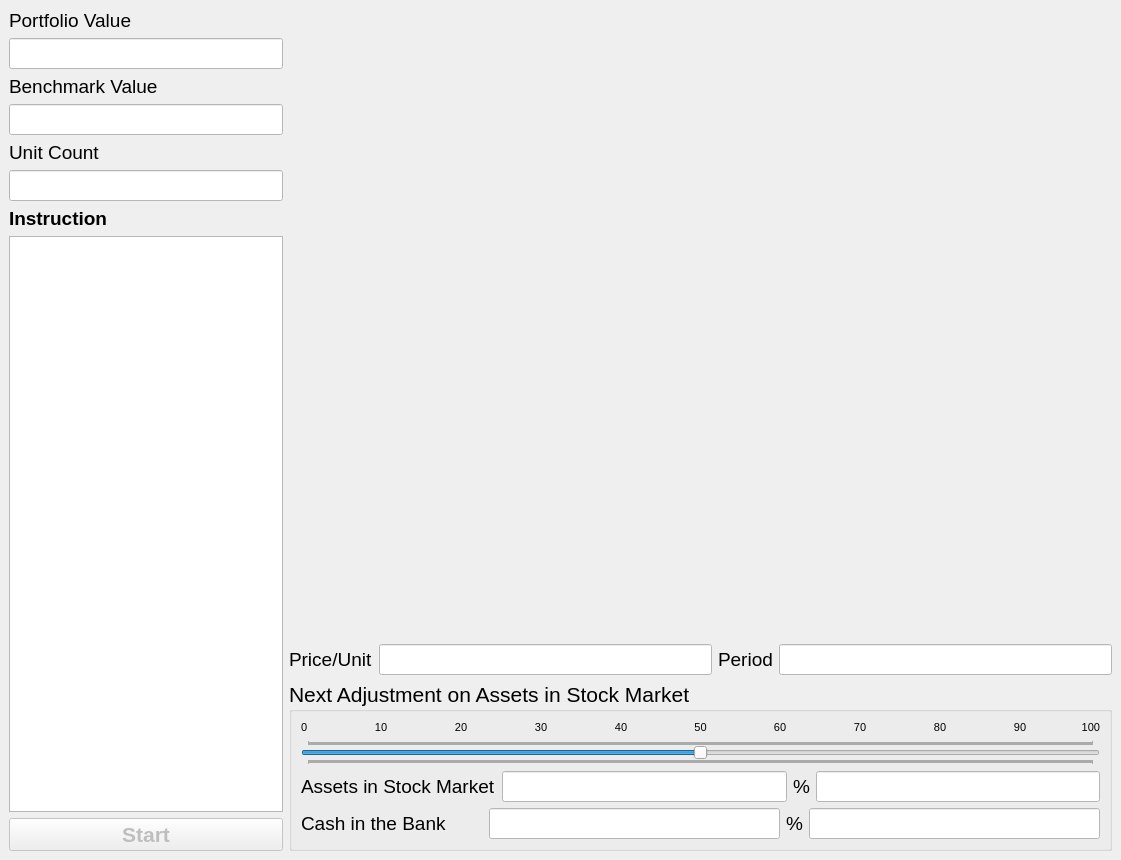
<?xml version="1.0" encoding="UTF-8"?>
<ui version="4.0">
 <class>MainWindow</class>
 <widget class="QMainWindow" name="MainWindow">
  <property name="geometry">
   <rect>
    <x>0</x>
    <y>0</y>
    <width>1121</width>
    <height>860</height>
   </rect>
  </property>
  <property name="windowTitle">
   <string>Main</string>
  </property>
  <property name="toolButtonStyle">
   <enum>Qt::ToolButtonIconOnly</enum>
  </property>
  <widget class="QWidget" name="centralwidget">
   <layout class="QHBoxLayout" name="horizontalLayout" stretch="25,75">
    <item>
     <layout class="QVBoxLayout" name="layoutLeftColumn">
      <property name="sizeConstraint">
       <enum>QLayout::SetDefaultConstraint</enum>
      </property>
      <item>
       <widget class="QLabel" name="labelPortofolioValueAmount">
        <property name="font">
         <font>
          <pointsize>14</pointsize>
         </font>
        </property>
        <property name="text">
         <string>Portfolio Value</string>
        </property>
       </widget>
      </item>
      <item>
       <widget class="QLineEdit" name="edit_portfolio_value">
        <property name="enabled">
         <bool>true</bool>
        </property>
        <property name="font">
         <font>
          <pointsize>14</pointsize>
         </font>
        </property>
        <property name="mouseTracking">
         <bool>false</bool>
        </property>
        <property name="styleSheet">
         <string notr="true">background-color: rgb(255, 255, 255);
color: rgb(0, 0, 0);</string>
        </property>
        <property name="readOnly">
         <bool>true</bool>
        </property>
       </widget>
      </item>
      <item>
       <widget class="QLabel" name="labelPortofolioValueAmount_3">
        <property name="font">
         <font>
          <pointsize>14</pointsize>
         </font>
        </property>
        <property name="text">
         <string>Benchmark Value</string>
        </property>
       </widget>
      </item>
      <item>
       <widget class="QLineEdit" name="edit_benchmark_value">
        <property name="enabled">
         <bool>true</bool>
        </property>
        <property name="font">
         <font>
          <pointsize>14</pointsize>
         </font>
        </property>
        <property name="mouseTracking">
         <bool>false</bool>
        </property>
        <property name="styleSheet">
         <string notr="true">background-color: rgb(255, 255, 255);
color: rgb(0, 0, 0);</string>
        </property>
        <property name="readOnly">
         <bool>true</bool>
        </property>
       </widget>
      </item>
      <item>
       <widget class="QLabel" name="labelPortofolioValueAmount_2">
        <property name="font">
         <font>
          <pointsize>14</pointsize>
         </font>
        </property>
        <property name="text">
         <string>Unit Count</string>
        </property>
       </widget>
      </item>
      <item>
       <widget class="QLineEdit" name="edit_unit_count">
        <property name="enabled">
         <bool>true</bool>
        </property>
        <property name="font">
         <font>
          <pointsize>14</pointsize>
         </font>
        </property>
        <property name="mouseTracking">
         <bool>false</bool>
        </property>
        <property name="styleSheet">
         <string notr="true">background-color: rgb(255, 255, 255);
color: rgb(0, 0, 0);</string>
        </property>
        <property name="readOnly">
         <bool>true</bool>
        </property>
       </widget>
      </item>
      <item>
       <widget class="QLabel" name="labelPortofolioValueAmount_4">
        <property name="font">
         <font>
          <pointsize>14</pointsize>
          <weight>75</weight>
          <bold>true</bold>
         </font>
        </property>
        <property name="text">
         <string>Instruction</string>
        </property>
       </widget>
      </item>
      <item>
       <widget class="QTextEdit" name="text_edit_instruction">
        <property name="readOnly">
         <bool>true</bool>
        </property>
       </widget>
      </item>
      <item>
       <widget class="QPushButton" name="button_start">
        <property name="enabled">
         <bool>false</bool>
        </property>
        <property name="font">
         <font>
          <pointsize>16</pointsize>
          <weight>75</weight>
          <bold>true</bold>
         </font>
        </property>
        <property name="text">
         <string>Start</string>
        </property>
       </widget>
      </item>
     </layout>
    </item>
    <item>
     <layout class="QVBoxLayout" name="layoutRightColumn" stretch="1,1,0,0">
      <property name="sizeConstraint">
       <enum>QLayout::SetDefaultConstraint</enum>
      </property>
      <item>
       <layout class="QHBoxLayout" name="layoutGraphPrice"/>
      </item>
      <item>
       <layout class="QHBoxLayout" name="layoutGraphDelta"/>
      </item>
      <item>
       <layout class="QHBoxLayout" name="horizontalLayout_3">
        <item>
         <widget class="QLabel" name="label_3">
          <property name="font">
           <font>
            <pointsize>14</pointsize>
            <weight>50</weight>
            <bold>false</bold>
           </font>
          </property>
          <property name="text">
           <string>Price/Unit</string>
          </property>
         </widget>
        </item>
        <item>
         <widget class="QLineEdit" name="edit_price_unit">
          <property name="enabled">
           <bool>true</bool>
          </property>
          <property name="font">
           <font>
            <pointsize>14</pointsize>
            <weight>50</weight>
            <bold>false</bold>
           </font>
          </property>
          <property name="mouseTracking">
           <bool>false</bool>
          </property>
          <property name="autoFillBackground">
           <bool>false</bool>
          </property>
          <property name="styleSheet">
           <string notr="true">background-color: rgb(255, 255, 255);
color: rgb(0, 0, 0);</string>
          </property>
          <property name="readOnly">
           <bool>true</bool>
          </property>
         </widget>
        </item>
        <item>
         <widget class="QLabel" name="label_4">
          <property name="font">
           <font>
            <pointsize>14</pointsize>
            <weight>50</weight>
            <bold>false</bold>
           </font>
          </property>
          <property name="text">
           <string>Period</string>
          </property>
         </widget>
        </item>
        <item>
         <widget class="QLineEdit" name="edit_time">
          <property name="enabled">
           <bool>true</bool>
          </property>
          <property name="font">
           <font>
            <pointsize>14</pointsize>
            <weight>50</weight>
            <bold>false</bold>
           </font>
          </property>
          <property name="mouseTracking">
           <bool>false</bool>
          </property>
          <property name="styleSheet">
           <string notr="true">background-color: rgb(255, 255, 255);
color: rgb(0, 0, 0);</string>
          </property>
          <property name="readOnly">
           <bool>true</bool>
          </property>
         </widget>
        </item>
       </layout>
      </item>
      <item>
       <widget class="QGroupBox" name="groupBoxNextDecision">
        <property name="font">
         <font>
          <pointsize>16</pointsize>
          <weight>50</weight>
          <bold>false</bold>
         </font>
        </property>
        <property name="title">
         <string>Next Adjustment on Assets in Stock Market</string>
        </property>
        <layout class="QVBoxLayout" name="verticalLayout_4">
         <item>
          <layout class="QHBoxLayout" name="horizontalLayout_5" stretch="1,2,2,2,2,2,2,2,2,2,1">
           <property name="spacing">
            <number>0</number>
           </property>
           <property name="leftMargin">
            <number>0</number>
           </property>
           <property name="rightMargin">
            <number>0</number>
           </property>
           <item>
            <widget class="QLabel" name="label_16">
             <property name="font">
              <font>
               <pointsize>8</pointsize>
              </font>
             </property>
             <property name="frameShape">
              <enum>QFrame::NoFrame</enum>
             </property>
             <property name="lineWidth">
              <number>0</number>
             </property>
             <property name="text">
              <string>0</string>
             </property>
             <property name="alignment">
              <set>Qt::AlignLeading|Qt::AlignLeft|Qt::AlignVCenter</set>
             </property>
             <property name="indent">
              <number>0</number>
             </property>
            </widget>
           </item>
           <item>
            <widget class="QLabel" name="label_11">
             <property name="font">
              <font>
               <pointsize>8</pointsize>
              </font>
             </property>
             <property name="frameShape">
              <enum>QFrame::NoFrame</enum>
             </property>
             <property name="lineWidth">
              <number>0</number>
             </property>
             <property name="text">
              <string>10</string>
             </property>
             <property name="alignment">
              <set>Qt::AlignCenter</set>
             </property>
             <property name="indent">
              <number>0</number>
             </property>
            </widget>
           </item>
           <item>
            <widget class="QLabel" name="label_15">
             <property name="font">
              <font>
               <pointsize>8</pointsize>
              </font>
             </property>
             <property name="frameShape">
              <enum>QFrame::NoFrame</enum>
             </property>
             <property name="lineWidth">
              <number>0</number>
             </property>
             <property name="text">
              <string>20</string>
             </property>
             <property name="alignment">
              <set>Qt::AlignCenter</set>
             </property>
             <property name="indent">
              <number>0</number>
             </property>
            </widget>
           </item>
           <item>
            <widget class="QLabel" name="label_17">
             <property name="font">
              <font>
               <pointsize>8</pointsize>
              </font>
             </property>
             <property name="frameShape">
              <enum>QFrame::NoFrame</enum>
             </property>
             <property name="lineWidth">
              <number>0</number>
             </property>
             <property name="text">
              <string>30</string>
             </property>
             <property name="alignment">
              <set>Qt::AlignCenter</set>
             </property>
             <property name="indent">
              <number>0</number>
             </property>
            </widget>
           </item>
           <item>
            <widget class="QLabel" name="label_14">
             <property name="font">
              <font>
               <pointsize>8</pointsize>
              </font>
             </property>
             <property name="frameShape">
              <enum>QFrame::NoFrame</enum>
             </property>
             <property name="lineWidth">
              <number>0</number>
             </property>
             <property name="text">
              <string>40</string>
             </property>
             <property name="alignment">
              <set>Qt::AlignCenter</set>
             </property>
             <property name="indent">
              <number>0</number>
             </property>
            </widget>
           </item>
           <item>
            <widget class="QLabel" name="label_13">
             <property name="font">
              <font>
               <pointsize>8</pointsize>
              </font>
             </property>
             <property name="frameShape">
              <enum>QFrame::NoFrame</enum>
             </property>
             <property name="lineWidth">
              <number>0</number>
             </property>
             <property name="text">
              <string>50</string>
             </property>
             <property name="alignment">
              <set>Qt::AlignCenter</set>
             </property>
             <property name="indent">
              <number>0</number>
             </property>
            </widget>
           </item>
           <item>
            <widget class="QLabel" name="label_12">
             <property name="font">
              <font>
               <pointsize>8</pointsize>
              </font>
             </property>
             <property name="frameShape">
              <enum>QFrame::NoFrame</enum>
             </property>
             <property name="lineWidth">
              <number>0</number>
             </property>
             <property name="text">
              <string>60</string>
             </property>
             <property name="alignment">
              <set>Qt::AlignCenter</set>
             </property>
             <property name="indent">
              <number>0</number>
             </property>
            </widget>
           </item>
           <item>
            <widget class="QLabel" name="label_10">
             <property name="font">
              <font>
               <pointsize>8</pointsize>
              </font>
             </property>
             <property name="frameShape">
              <enum>QFrame::NoFrame</enum>
             </property>
             <property name="lineWidth">
              <number>0</number>
             </property>
             <property name="text">
              <string>70</string>
             </property>
             <property name="alignment">
              <set>Qt::AlignCenter</set>
             </property>
             <property name="indent">
              <number>0</number>
             </property>
            </widget>
           </item>
           <item>
            <widget class="QLabel" name="label_9">
             <property name="font">
              <font>
               <pointsize>8</pointsize>
              </font>
             </property>
             <property name="frameShape">
              <enum>QFrame::NoFrame</enum>
             </property>
             <property name="lineWidth">
              <number>0</number>
             </property>
             <property name="text">
              <string>80</string>
             </property>
             <property name="alignment">
              <set>Qt::AlignCenter</set>
             </property>
             <property name="indent">
              <number>0</number>
             </property>
            </widget>
           </item>
           <item>
            <widget class="QLabel" name="label_8">
             <property name="font">
              <font>
               <pointsize>8</pointsize>
              </font>
             </property>
             <property name="frameShape">
              <enum>QFrame::NoFrame</enum>
             </property>
             <property name="lineWidth">
              <number>0</number>
             </property>
             <property name="text">
              <string>90</string>
             </property>
             <property name="alignment">
              <set>Qt::AlignCenter</set>
             </property>
             <property name="indent">
              <number>0</number>
             </property>
            </widget>
           </item>
           <item>
            <widget class="QLabel" name="label_7">
             <property name="font">
              <font>
               <pointsize>8</pointsize>
              </font>
             </property>
             <property name="frameShape">
              <enum>QFrame::NoFrame</enum>
             </property>
             <property name="lineWidth">
              <number>0</number>
             </property>
             <property name="text">
              <string>100</string>
             </property>
             <property name="alignment">
              <set>Qt::AlignRight|Qt::AlignTrailing|Qt::AlignVCenter</set>
             </property>
             <property name="indent">
              <number>0</number>
             </property>
            </widget>
           </item>
          </layout>
         </item>
         <item>
          <layout class="QHBoxLayout" name="horizontalLayout_6">
           <item>
            <widget class="QSlider" name="slider_asset">
             <property name="maximum">
              <number>10000</number>
             </property>
             <property name="singleStep">
              <number>1</number>
             </property>
             <property name="pageStep">
              <number>0</number>
             </property>
             <property name="value">
              <number>5000</number>
             </property>
             <property name="sliderPosition">
              <number>5000</number>
             </property>
             <property name="tracking">
              <bool>true</bool>
             </property>
             <property name="orientation">
              <enum>Qt::Horizontal</enum>
             </property>
             <property name="invertedAppearance">
              <bool>false</bool>
             </property>
             <property name="invertedControls">
              <bool>false</bool>
             </property>
             <property name="tickPosition">
              <enum>QSlider::TicksBothSides</enum>
             </property>
             <property name="tickInterval">
              <number>1</number>
             </property>
            </widget>
           </item>
          </layout>
         </item>
         <item>
          <layout class="QHBoxLayout" name="horizontalLayout_2">
           <item>
            <widget class="QLabel" name="label">
             <property name="font">
              <font>
               <pointsize>14</pointsize>
               <weight>50</weight>
               <bold>false</bold>
              </font>
             </property>
             <property name="text">
              <string>Assets in Stock Market</string>
             </property>
            </widget>
           </item>
           <item>
            <widget class="QLineEdit" name="edit_asset_value">
             <property name="enabled">
              <bool>true</bool>
             </property>
             <property name="font">
              <font>
               <pointsize>14</pointsize>
               <weight>50</weight>
               <bold>false</bold>
              </font>
             </property>
             <property name="mouseTracking">
              <bool>false</bool>
             </property>
             <property name="styleSheet">
              <string notr="true">background-color: rgb(255, 255, 255);
color: rgb(0, 0, 0);</string>
             </property>
             <property name="readOnly">
              <bool>true</bool>
             </property>
            </widget>
           </item>
           <item>
            <widget class="QLabel" name="label_2">
             <property name="font">
              <font>
               <pointsize>14</pointsize>
               <weight>50</weight>
               <bold>false</bold>
              </font>
             </property>
             <property name="text">
              <string>%</string>
             </property>
            </widget>
           </item>
           <item>
            <widget class="QLineEdit" name="edit_asset_percentage">
             <property name="enabled">
              <bool>true</bool>
             </property>
             <property name="font">
              <font>
               <pointsize>14</pointsize>
               <weight>50</weight>
               <bold>false</bold>
              </font>
             </property>
             <property name="mouseTracking">
              <bool>false</bool>
             </property>
             <property name="styleSheet">
              <string notr="true">background-color: rgb(255, 255, 255);
color: rgb(0, 0, 0);</string>
             </property>
             <property name="readOnly">
              <bool>true</bool>
             </property>
            </widget>
           </item>
          </layout>
         </item>
         <item>
          <layout class="QHBoxLayout" name="horizontalLayout_4">
           <item>
            <widget class="QLabel" name="label_5">
             <property name="font">
              <font>
               <pointsize>14</pointsize>
               <weight>50</weight>
               <bold>false</bold>
              </font>
             </property>
             <property name="text">
              <string>Cash in the Bank       </string>
             </property>
            </widget>
           </item>
           <item>
            <widget class="QLineEdit" name="edit_cash_value">
             <property name="enabled">
              <bool>true</bool>
             </property>
             <property name="font">
              <font>
               <pointsize>14</pointsize>
               <weight>50</weight>
               <bold>false</bold>
              </font>
             </property>
             <property name="mouseTracking">
              <bool>false</bool>
             </property>
             <property name="styleSheet">
              <string notr="true">background-color: rgb(255, 255, 255);
color: rgb(0, 0, 0);</string>
             </property>
             <property name="readOnly">
              <bool>true</bool>
             </property>
            </widget>
           </item>
           <item>
            <widget class="QLabel" name="label_6">
             <property name="font">
              <font>
               <pointsize>14</pointsize>
               <weight>50</weight>
               <bold>false</bold>
              </font>
             </property>
             <property name="text">
              <string>%</string>
             </property>
            </widget>
           </item>
           <item>
            <widget class="QLineEdit" name="edit_cash_percentage">
             <property name="enabled">
              <bool>true</bool>
             </property>
             <property name="font">
              <font>
               <pointsize>14</pointsize>
               <weight>50</weight>
               <bold>false</bold>
              </font>
             </property>
             <property name="mouseTracking">
              <bool>false</bool>
             </property>
             <property name="styleSheet">
              <string notr="true">background-color: rgb(255, 255, 255);
color: rgb(0, 0, 0);</string>
             </property>
             <property name="readOnly">
              <bool>true</bool>
             </property>
            </widget>
           </item>
          </layout>
         </item>
        </layout>
       </widget>
      </item>
     </layout>
    </item>
   </layout>
  </widget>
 </widget>
 <resources/>
 <connections/>
</ui>
